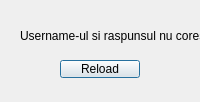
<?xml version="1.0" encoding="UTF-8"?>
<ui version="4.0">
 <class>FailedResetPassword</class>
 <widget class="QDialog" name="FailedResetPassword">
  <property name="geometry">
   <rect>
    <x>0</x>
    <y>0</y>
    <width>200</width>
    <height>102</height>
   </rect>
  </property>
  <property name="maximumSize">
   <size>
    <width>200</width>
    <height>130</height>
   </size>
  </property>
  <property name="windowTitle">
   <string>Dialog</string>
  </property>
  <widget class="QLabel" name="label">
   <property name="geometry">
    <rect>
     <x>20</x>
     <y>20</y>
     <width>201</width>
     <height>31</height>
    </rect>
   </property>
   <property name="text">
    <string>Username-ul si raspunsul nu corespund!</string>
   </property>
  </widget>
  <widget class="QPushButton" name="reloadButton">
   <property name="geometry">
    <rect>
     <x>60</x>
     <y>60</y>
     <width>80</width>
     <height>18</height>
    </rect>
   </property>
   <property name="text">
    <string>Reload</string>
   </property>
  </widget>
 </widget>
 <resources/>
 <connections/>
</ui>
